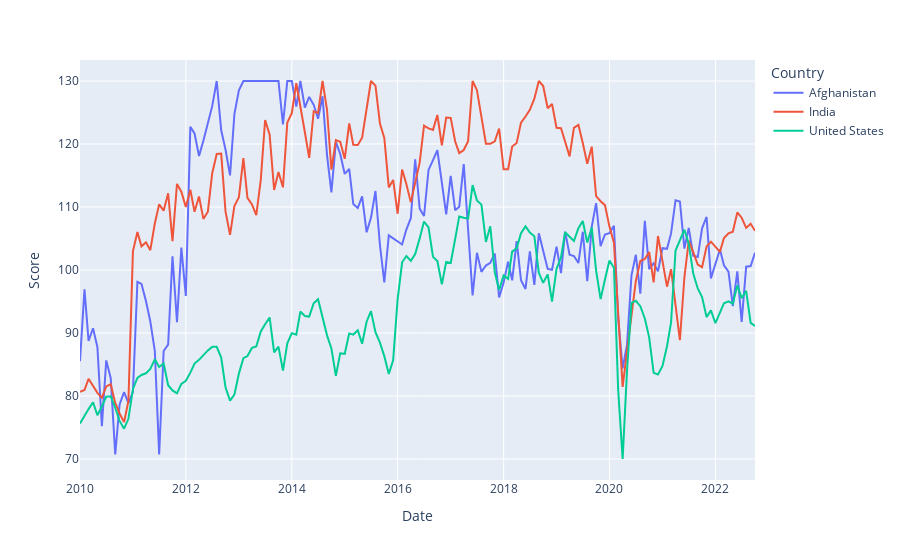

The notebook cell this image was saved under:
### Code cell
# pandas data frame
country = ['Afghanistan', 'India', 'United States']
df_filter = df_chart[df_chart['Country'].isin(country)]
x = df_filter['Date'].values.tolist()
y = df_filter['Score'].values.tolist()

fig = px.line(df_filter, x = x, y = y,
              labels = {'x': 'Date', 'y':'Score'}, color = 'Country')

fig.show()

### Figure 1 — Plotly figure (JSON) as saved in the notebook; plotly's stock layout.template omitted (floating-point values rounded to 4 significant figures; data arrays with more than 128 entries replaced by an {"elided": "..."} marker saying what was removed)
{"data": [{"hovertemplate": "Country=Afghanistan<br>Date=%{x}<br>Score=%{y}<extra></extra>", "legendgroup": "Afghanistan", "line": {"color": "#636efa", "dash": "solid"}, "marker": {"symbol": "circle"}, "mode": "lines", "name": "Afghanistan", "orientation": "v", "showlegend": true, "type": "scatter", "x": {"elided": "154 str values"}, "xaxis": "x", "y": {"elided": "154 float values"}, "yaxis": "y"}, {"hovertemplate": "Country=India<br>Date=%{x}<br>Score=%{y}<extra></extra>", "legendgroup": "India", "line": {"color": "#EF553B", "dash": "solid"}, "marker": {"symbol": "circle"}, "mode": "lines", "name": "India", "orientation": "v", "showlegend": true, "type": "scatter", "x": {"elided": "154 str values"}, "xaxis": "x", "y": {"elided": "154 float values"}, "yaxis": "y"}, {"hovertemplate": "Country=United States<br>Date=%{x}<br>Score=%{y}<extra></extra>", "legendgroup": "United States", "line": {"color": "#00cc96", "dash": "solid"}, "marker": {"symbol": "circle"}, "mode": "lines", "name": "United States", "orientation": "v", "showlegend": true, "type": "scatter", "x": {"elided": "154 str values"}, "xaxis": "x", "y": {"elided": "154 float values"}, "yaxis": "y"}], "layout": {"autosize": true, "dragmode": "pan", "legend": {"title": {"text": "Country"}, "tracegroupgap": 0}, "margin": {"t": 60}, "xaxis": {"anchor": "y", "autorange": true, "domain": [0, 1], "range": ["2010-01-01", "2022-10-01"], "title": {"text": "Date"}, "type": "date"}, "yaxis": {"anchor": "x", "autorange": true, "domain": [0, 1], "range": [66.67, 133.3], "title": {"text": "Score"}, "type": "linear"}}}
